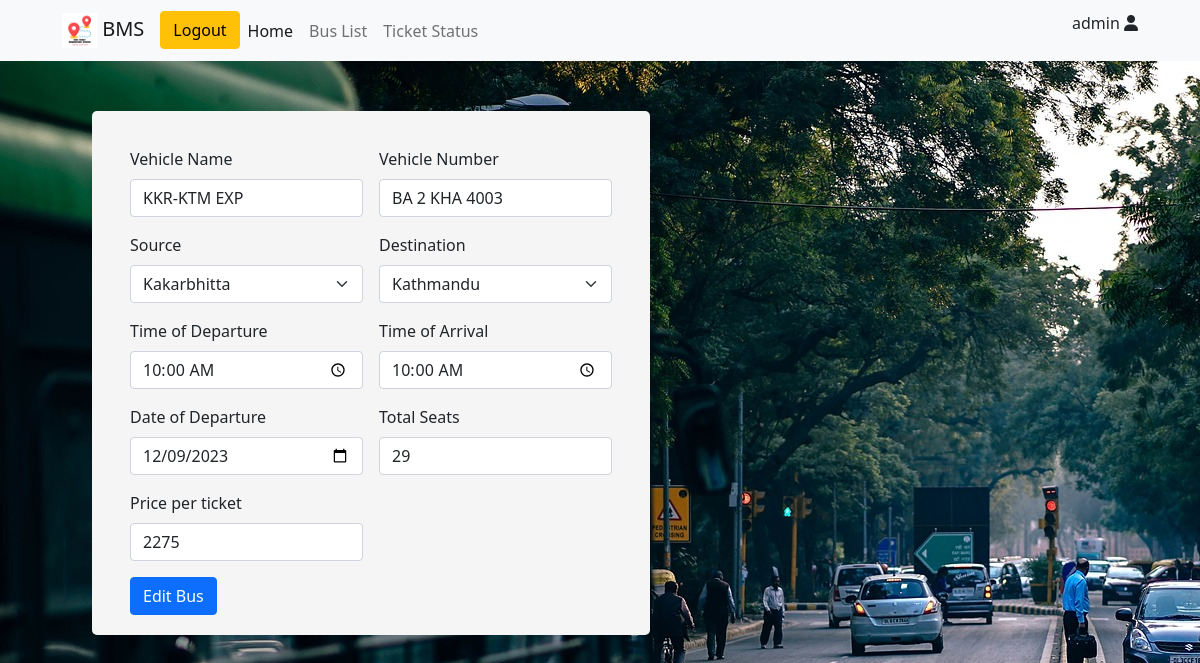
The app's page /editBus/9 (signed in) with its own data.
### bms/models.py (models this page shows, shortened)
class Vehicle(models.Model):
    name = models.CharField(max_length=50)
    vehicle_number = models.CharField(max_length=15)
    source = models.ForeignKey(busRoute, on_delete=models.CASCADE,default=1, related_name='sourceid')
    destination = models.ForeignKey(busRoute, on_delete=models.CASCADE,default=1, related_name='destinationid')
    date = models.DateField(null=True)
    v_status = models.BooleanField(default=True)
    departure = models.TimeField(null=True, blank=True)
    arrive = models.TimeField(null=True, blank=True)
    available_seats = models.IntegerField(default=25)
    booked_seats = models.IntegerField(default=0)
    price = models.IntegerField(default=20)
    updated = models.DateTimeField(auto_now=True)
    created = models.DateTimeField(auto_now_add=True)
    class Meta:
        ordering = ['-updated', '-created']

class busRoute(models.Model):
    name = models.CharField(max_length=100)
    updated = models.DateTimeField(auto_now=True)
    created = models.DateTimeField(auto_now_add=True)
    def __str__(self):
        return self.name

### bms/views.py (the view, shortened to what this page needs)
# urls.py: path('editBus/<str:id>', views.editBus, name='editBus'),
@login_required(login_url='loginUser')
def editBus(request, id):
    busRoutes = busRoute.objects.all()
    vehicle = Vehicle.objects.get(id=id)
    context = {
        'busRoutes':busRoutes,
        'vehicle' : vehicle,
        }
    return render(request, 'bms/editBus.html', context)

### bms/templates/bms/editbus.html (shortened to what this page needs)
{% extends 'main.html' %}
{% block content %}
<div class="container mt-3">
    <form class="row g-3" method="post">
        <div class="col-md-6">
          <label for="vehicleName" class="form-label">Vehicle Name</label>
          <input type="text" class="form-control" name="Vname" placeholder="Makalu Express" value="{{ vehicle.name }}" required >
        </div>
        <div class="col-md-6">
            <label for="VehicleNumber" class="form-label">Vehicle Number</label>
            <input type="text" class="form-control" name="Vnumber" placeholder="NA 1 KHA 1200" value="{{ vehicle.vehicle_number }}" required>
          </div>
          <div class="col-md-6">
            <label for="source" class="form-label">Source</label>
            <select name="source" class="form-select" aria-label="Select Source" required>
              {% for busRoute in busRoutes %}
              <option value="{{ busRoute.id }}"  {% if busRoute.id == vehicle.source.id %} selected {% endif %}>{{ busRoute }}</option>
              {% endfor %}
            </select>
          </div>
          <div class="col-md-6">
            <label for="destination" class="form-label">Destination</label>
            <select name="destination" class="form-select" aria-label="Select Destination" required>
              {% for busRoute in busRoutes %}
              <option value="{{ busRoute.id }}"  {% if busRoute.id == vehicle.destination.id %} selected {% endif %}>{{ busRoute }}</option>
              {% endfor %}
            </select>
          </div>
        <div class="col-md-6">
          <label for="Departure" class="form-label">Time of Departure</label>
          <input type="time" class="form-control" name="Dtime" value="{{ vehicle.departure | time:'h:i:s' }}" required>
        </div>
        <div class="col-md-6">
            <label for="Arrival" class="form-label">Time of Arrival</label>
            <input type="time" class="form-control" name="Atime" value="{{ vehicle.arrive | time:'h:i:s' }}" required>
          </div>
          <div class="col-md-6">
            <label for="departureDate" class="form-label">Date of Departure</label>
            <input type="date" class="form-control" name="date" value="{{ vehicle.date | date:'Y-m-d' }}" required>
          </div>
          <div class="col-md-6">
              <label for="TotalSeats" class="form-label"> Total Seats</label>
              <input type="number" class="form-control" name="seats" placeholder="Enter Total Seats" value="{{ vehicle.available_seats }}" required>
            </div>
              <div class="col-md-6">
                  <label for="Price" class="form-label">Price per ticket</label>
                  <input type="number" class="form-control" name="price" placeholder="500" value="{{ vehicle.price }}" required>
                </div>
        <div class="col-12">
          <button type="submit" class="btn btn-primary">Edit Bus</button>
        </div>
      </form>
</div>
{% endblock content %}

### bms/templates/main.html (shortened to what this page needs)
<!DOCTYPE html>
<html lang="en">
  <head>
    <link rel="stylesheet" href="style.css" />
    <link
      rel="stylesheet"
      href="path/to/font-awesome/css/font-awesome.min.css"
    />
    <link rel="stylesheet" href="https://cdnjs.cloudflare.com/ajax/libs/font-awesome/6.0.0-beta3/css/all.min.css">
    <link
      href="https://cdn.jsdelivr.net/npm/bootstrap@5.1.3/dist/css/bootstrap.min.css"
      rel="stylesheet"
    />
  </head>
  <body>
    {% block navbar %}
    {% load static %}
    <nav class="navbar navbar-expand-lg navbar-light bg-light">
      <div class="container-fluid">
        <a class="navbar-brand" href="#">
          <img src="{% static 'assets/logo.jpeg' %}" alt="logo" height="35px" width="35px"/>
          BMS
        </a>
        <div class="collapse navbar-collapse" id="navbarNav">
          <ul class="navbar-nav">
            {% if request.user.is_authenticated %}
            <li>
              <a href="{% url 'logout' %}"
                ><button type="button" class="btn btn-warning">Logout</button></a
              >
            </li>
            {% else %}
            <li>
              <a href="{% url 'loginUser' %}">
                <button type="button" class="btn btn-success">Login</button>
              </a>
            </li>
            {% endif %}
            {% block navItem %}
            <li class="nav-item">
              <a class="nav-link active" aria-current="page" href="{% url 'home' %}">Home</a>
            </li>
            <li class="nav-item">
              <a class="nav-link" href="{% url 'busList' %}">Bus List</a>
            </li>
            <li class="nav-item">
              <a class="nav-link" href="{% url 'ticketStatus' %}">Ticket Status</a>
            </li>
            {% endblock navItem %}
          </ul>
        </div>
        <div>
          {% if user.is_authenticated %}
            <p> {{ user.username }} <i class="fa fa-user"></i></p>
        {% endif %}
        </div>
      </div>
    </nav> {% endblock %}
    {% block content %}{% endblock %}
  </body>
</html>

### raw/style.css (style rules this page uses)
body { background-image: url(assets/images/home.jpg); }
nav { padding: 50px; }
form { background-color: whitesmoke; padding: 20px 30px; border: 2px; border-color: aliceblue; border-radius: 5px; width: 50%; margin-left: 50px !important; margin-top: 50px !important; }

### records on screen
Vehicle: Vname "KKR-KTM EXP", Vnumber "BA 2 KHA 4003", source "Kakarbhitta", destination "Kathmandu", Dtime "10:00:00", Atime "10:00:00", date "12/09/2023", seats "29", price "2275"

### other values on screen
{{ user.username }} "admin"
